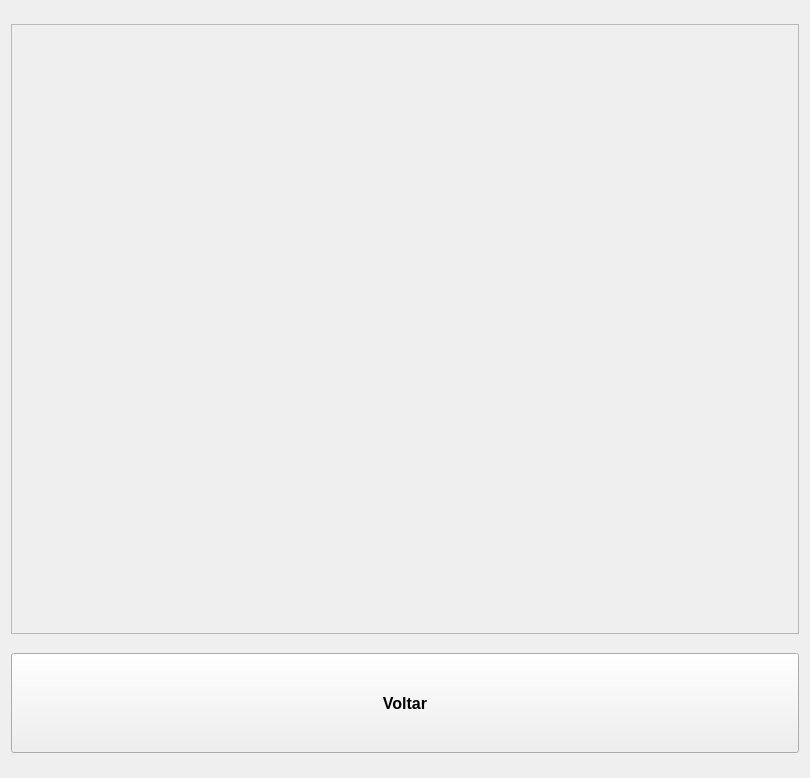
<?xml version="1.0" encoding="UTF-8"?>
<ui version="4.0">
 <class>FormConfigUser</class>
 <widget class="QWidget" name="FormConfigUser">
  <property name="geometry">
   <rect>
    <x>0</x>
    <y>0</y>
    <width>810</width>
    <height>778</height>
   </rect>
  </property>
  <property name="windowTitle">
   <string>Form</string>
  </property>
  <layout class="QHBoxLayout" name="horizontalLayout">
   <item>
    <layout class="QVBoxLayout" name="verticalLayout">
     <item>
      <widget class="QScrollArea" name="scrollArea">
       <property name="sizePolicy">
        <sizepolicy hsizetype="Expanding" vsizetype="Maximum">
         <horstretch>0</horstretch>
         <verstretch>0</verstretch>
        </sizepolicy>
       </property>
       <property name="minimumSize">
        <size>
         <width>0</width>
         <height>610</height>
        </size>
       </property>
       <property name="focusPolicy">
        <enum>Qt::NoFocus</enum>
       </property>
       <property name="horizontalScrollBarPolicy">
        <enum>Qt::ScrollBarAlwaysOff</enum>
       </property>
       <property name="sizeAdjustPolicy">
        <enum>QAbstractScrollArea::AdjustToContents</enum>
       </property>
       <property name="widgetResizable">
        <bool>true</bool>
       </property>
       <widget class="QWidget" name="scrollAreaWidgetContents">
        <property name="geometry">
         <rect>
          <x>0</x>
          <y>0</y>
          <width>788</width>
          <height>608</height>
         </rect>
        </property>
        <layout class="QVBoxLayout" name="verticalLayout_5"/>
       </widget>
      </widget>
     </item>
     <item>
      <widget class="ButtonBeR" name="btn_return">
       <property name="minimumSize">
        <size>
         <width>100</width>
         <height>100</height>
        </size>
       </property>
       <property name="font">
        <font>
         <pointsize>12</pointsize>
         <weight>75</weight>
         <bold>true</bold>
        </font>
       </property>
       <property name="text">
        <string>Voltar</string>
       </property>
       <property name="icon">
        <iconset resource="../res/icons.qrc">
         <normaloff>:/icons/arrow_backward.png</normaloff>:/icons/arrow_backward.png</iconset>
       </property>
       <property name="iconSize">
        <size>
         <width>32</width>
         <height>32</height>
        </size>
       </property>
       <property name="bgIcon">
        <iconset resource="../res/icons.qrc">
         <normaloff>:/icons/bt-blank.png</normaloff>
         <normalon>:/icons/bt-blank_pressed.png</normalon>:/icons/bt-blank.png</iconset>
       </property>
       <property name="bgIconSize">
        <size>
         <width>80</width>
         <height>80</height>
        </size>
       </property>
      </widget>
     </item>
    </layout>
   </item>
  </layout>
 </widget>
 <customwidgets>
  <customwidget>
   <class>ButtonBeR</class>
   <extends>QPushButton</extends>
   <header>buttonber.h</header>
  </customwidget>
 </customwidgets>
 <resources>
  <include location="../res/icons.qrc"/>
 </resources>
 <connections/>
</ui>
